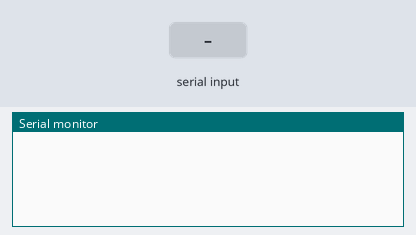
This sketch was run on a simulated Arduino Uno, built with avr-gcc and run on an emulated ATmega328P. Shown: the last lines printed to the serial monitor. Inputs (shaded band) come from the test bench.

Above: at 1.2 s.
1.3 s: "1" received over Serial
At 2.4 s:
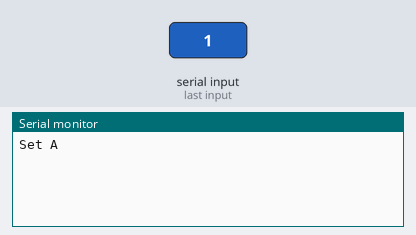
2.8 s: "2" received over Serial
At 3.5 s:
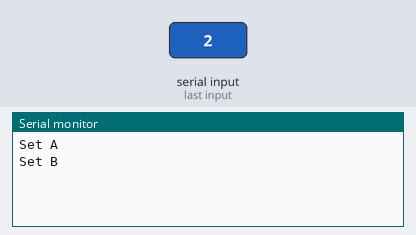
4.3 s: "3" received over Serial
At 4.7 s:
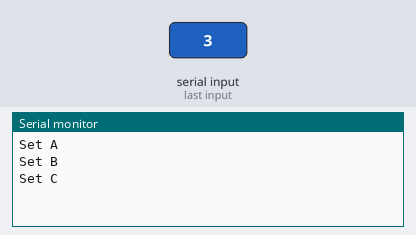
5.8 s: "4" received over Serial
At 7.0 s:
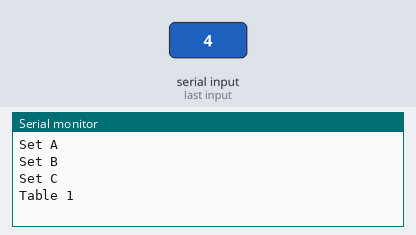

The sketch:

RoboRecept__Back_.ino
```cpp
#include<SoftwareSerial.h>
//0 RX, 1 TX
SoftwareSerial BTserial(14,15); //14 RX, 15 TX
char state = 0;


void setup() {
  BTserial.begin(38400);
  Serial.begin(38400);
}

void loop() {
  if(Serial.available() > 0){
    state = Serial.read();
  }
  if(state == '1'){
      Serial.println("Set A");
      //print lcd
      state = 0;
  }
  if(state == '2'){
      Serial.println("Set B");
      state = 0;
  }
  if(state == '3'){
      Serial.println("Set C");
      state = 0;
  }
  if(state == '4'){
      BTserial.write("1");
      Serial.println("Table 1");
      state = 0;
  }
  if(state == '5'){
      BTserial.write("2");
      Serial.println("Table 2");
      state = 0;
  }
  if(state == '6'){
      BTserial.write("3");
      Serial.println("Table 3");
      state = 0;
  }

}
```

Measured:
- after the input at 1.3 s, the serial monitor: prints a new line at once (image 1)
- after the input at 2.8 s, the serial monitor: prints a new line at once (image 2)
- after the input at 4.3 s, the serial monitor: prints a new line at once (image 3)
- after the input at 5.8 s, the serial monitor: prints a new line at once (image 4)
